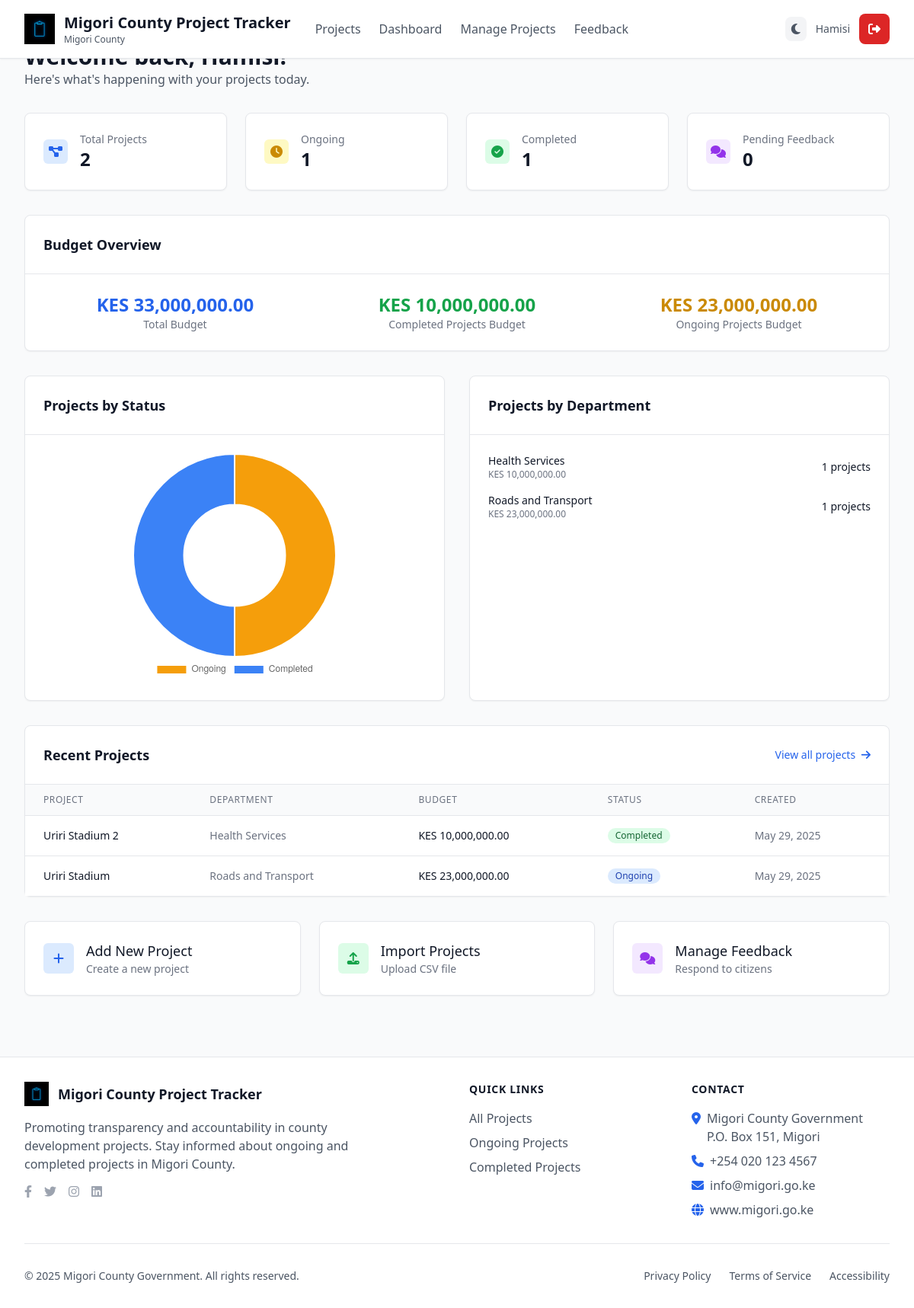
Page /admin/dashboard.php (signed in) on the committed database.
### tables this page shows
CREATE TABLE `projects` (
  `id` int(11) NOT NULL,
  `project_name` varchar(255) NOT NULL,
  `description` text DEFAULT NULL,
  `department_id` int(11) NOT NULL,
  `project_year` int(11) NOT NULL,
  `county_id` int(11) NOT NULL,
  `sub_county_id` int(11) NOT NULL,
  `ward_id` int(11) NOT NULL,
  `location_address` text DEFAULT NULL,
  `location_coordinates` varchar(100) DEFAULT NULL,
  `budget` decimal(15,2) NOT NULL,
  `allocated_budget` decimal(15,2) DEFAULT 0.00,
  `spent_budget` decimal(15,2) DEFAULT 0.00,
  `start_date` date DEFAULT NULL,
  `expected_completion_date` date DEFAULT NULL,
  `actual_completion_date` date DEFAULT NULL,
  `contractor_name` varchar(255) DEFAULT NULL,
  `contractor_contact` varchar(100) DEFAULT NULL,
  `status` enum('draft','ongoing','completed','suspended','cancelled') NOT NULL DEFAULT 'draft',
  `step_status` enum('awaiting','running','completed') DEFAULT 'awaiting',
  `progress_percentage` decimal(5,2) DEFAULT 0.00,
  `total_steps` int(11) DEFAULT 0,
  `completed_steps` int(11) DEFAULT 0,
  `created_by` int(11) DEFAULT NULL,
  `created_at` timestamp NOT NULL DEFAULT current_timestamp(),
  `updated_at` timestamp NOT NULL DEFAULT current_timestamp() ON UPDATE current_timestamp(),
  `average_rating` decimal(3,2) DEFAULT 5.00,
  `total_ratings` int(11) DEFAULT 0
);

CREATE TABLE `departments` (
  `id` int(11) NOT NULL,
  `name` varchar(100) NOT NULL,
  `description` text DEFAULT NULL,
  `created_at` timestamp NOT NULL DEFAULT current_timestamp()
);

### admin/dashboard.php (the view, shortened to what the rows shown need)
<?php
require_once '../includes/functions.php';
$current_admin = get_current_admin();
try {
    $stats = [];
    $stats['total_projects'] = $pdo->query("SELECT COUNT(*) FROM projects")->fetchColumn();
    $stats['planning_projects'] = $pdo->query("SELECT COUNT(*) FROM projects WHERE status = 'planning'")->fetchColumn();
    $stats['ongoing_projects'] = $pdo->query("SELECT COUNT(*) FROM projects WHERE status = 'ongoing'")->fetchColumn();
    $stats['completed_projects'] = $pdo->query("SELECT COUNT(*) FROM projects WHERE status = 'completed'")->fetchColumn();
    $stats['suspended_projects'] = $pdo->query("SELECT COUNT(*) FROM projects WHERE status = 'suspended'")->fetchColumn();
    $stats['cancelled_projects'] = $pdo->query("SELECT COUNT(*) FROM projects WHERE status = 'cancelled'")->fetchColumn();
    $recent_projects = $pdo->query("SELECT p.*, d.name as department_name
                                   FROM projects p
                                   JOIN departments d ON p.department_id = d.id
                                   ORDER BY p.created_at DESC LIMIT 5")->fetchAll();
    $projects_by_status = $pdo->query("SELECT status, COUNT(*) as count, SUM(budget) as total_budget
                                      FROM projects
                                      GROUP BY status")->fetchAll();
} catch (Exception $e) {
    error_log("Dashboard Error: " . $e->getMessage());
    $stats = [];
    $budget_stats = [];
    $feedback_stats = [];
    $recent_projects = [];
    $projects_by_year = [];
    $projects_by_status = [];
    $projects_by_department = [];
}
include '../includes/header.php';
?>
<div class="min-h-full">
    <main class="max-w-7xl mx-auto px-4 sm:px-6 lg:px-8 pb-8">
        <div class="mb-8">
            <h1 class="text-3xl font-bold text-gray-900 dark:text-white">Welcome back, <?php echo htmlspecialchars($current_admin['name']); ?>!</h1>
        </div>
        <div class="grid grid-cols-1 md:grid-cols-2 lg:grid-cols-4 gap-6 mb-8">
            <div class="bg-white dark:bg-gray-800 rounded-lg shadow-sm border border-gray-200 dark:border-gray-700 p-6">
                <div class="flex items-center">
                    <div class="ml-4 flex-1">
                        <p class="text-sm font-medium text-gray-500 dark:text-gray-400 truncate">Total Projects</p>
                        <p class="text-2xl font-semibold text-gray-900 dark:text-white"><?php echo number_format($stats['total_projects'] ?? 0); ?></p>
                    </div>
                </div>
            </div>
        </div>
        <div class="bg-white dark:bg-gray-800 rounded-lg shadow-sm border border-gray-200 dark:border-gray-700 mb-8">
            <div class="overflow-hidden">
                <table class="min-w-full divide-y divide-gray-200 dark:divide-gray-700">
                    <thead class="bg-gray-50 dark:bg-gray-700">
                        <tr>
                            <th class="px-6 py-3 text-left text-xs font-medium text-gray-500 dark:text-gray-300 uppercase tracking-wider">Project</th>
                            <th class="px-6 py-3 text-left text-xs font-medium text-gray-500 dark:text-gray-300 uppercase tracking-wider">Department</th>
                            <th class="px-6 py-3 text-left text-xs font-medium text-gray-500 dark:text-gray-300 uppercase tracking-wider">Budget</th>
                            <th class="px-6 py-3 text-left text-xs font-medium text-gray-500 dark:text-gray-300 uppercase tracking-wider">Status</th>
                            <th class="px-6 py-3 text-left text-xs font-medium text-gray-500 dark:text-gray-300 uppercase tracking-wider">Created</th>
                        </tr>
                    </thead>
                    <tbody class="bg-white dark:bg-gray-800 divide-y divide-gray-200 dark:divide-gray-700">
                        <?php foreach ($recent_projects as $project): ?>
                            <tr>
                                <td class="px-6 py-4 whitespace-nowrap">
                                    <div class="text-sm font-medium text-gray-900 dark:text-white">
                                        <?php echo htmlspecialchars($project['project_name']); ?>
                                    </div>
                                </td>
                                <td class="px-6 py-4 whitespace-nowrap text-sm text-gray-500 dark:text-gray-400">
                                    <?php echo htmlspecialchars($project['department_name']); ?>
                                </td>
                                <td class="px-6 py-4 whitespace-nowrap text-sm text-gray-900 dark:text-white">
                                    <?php echo format_currency($project['budget']); ?>
                                </td>
                                <td class="px-6 py-4 whitespace-nowrap">
                                    <span class="inline-flex items-center px-2.5 py-0.5 rounded-full text-xs font-medium <?php echo get_status_badge_class($project['status']); ?>">
                                        <?php echo ucfirst($project['status']); ?>
                                    </span>
                                </td>
                                <td class="px-6 py-4 whitespace-nowrap text-sm text-gray-500 dark:text-gray-400">
                                    <?php echo format_date($project['created_at']); ?>
                                </td>
                            </tr>
                        <?php endforeach; ?>
                    </tbody>
                </table>
            </div>
        </div>
    </main>
</div>
<script>
// Status Chart
const statusData = <?php echo json_encode($projects_by_status); ?>;
const statusLabels = statusData.map(item => item.status.charAt(0).toUpperCase() + item.status.slice(1));
const statusCounts = statusData.map(item => item.count);
const statusColors = ['#f59e0b', '#3b82f6', '#10b981', '#f97316', '#ef4444'];
const statusCtx = document.getElementById('statusChart').getContext('2d');
new Chart(statusCtx, {
    type: 'doughnut',
    data: {
        labels: statusLabels,
        datasets: [{
            data: statusCounts,
            backgroundColor: statusColors,
            borderWidth: 2,
            borderColor: '#ffffff'
        }]
    },
    options: {
        responsive: true,
        maintainAspectRatio: false,
        plugins: {
            legend: {
                position: 'bottom'
            }
        }
    }
});
</script>
<?php include '../includes/footer.php'; ?>

### rows in the picture
projects: department "2", project_name "Uriri Stadium", department.name "Roads and Transport", budget "KES 23,000,000.00", status "Ongoing", created_at "May 29, 2025"
projects: project_name "Uriri Stadium 2", department.name "Health Services", budget "KES 10,000,000.00", status "Completed", created_at "May 29, 2025"

### other values in the picture
APP_NAME "Migori County Project Tracker"
$_SESSION['admin_name'] "Hamisi"
$stats['ongoing_projects'] "1"
$stats['completed_projects'] "1"
$feedback_stats['pending_feedback'] "0"
format_currency($budget_stats['total_budget'] ?? 0) "KES 33,000,000.00"
format_currency($budget_stats['completed_budget'] ?? 0) "KES 10,000,000.00"
format_currency($budget_stats['ongoing_budget'] ?? 0) "KES 23,000,000.00"
$dept['name'] "Health Services"
format_currency($dept['total_budget']) "KES 10,000,000.00"
$dept['count'] "1"
$dept['name'] "Roads and Transport"
format_currency($dept['total_budget']) "KES 23,000,000.00"
chart data {{ json_encode($projects_by_status) }} [{"status":"ongoing","count":1,"total_budget":"23000000.00"},{"status":"completed","count":1,"total_budget":"10000000.00"}]
